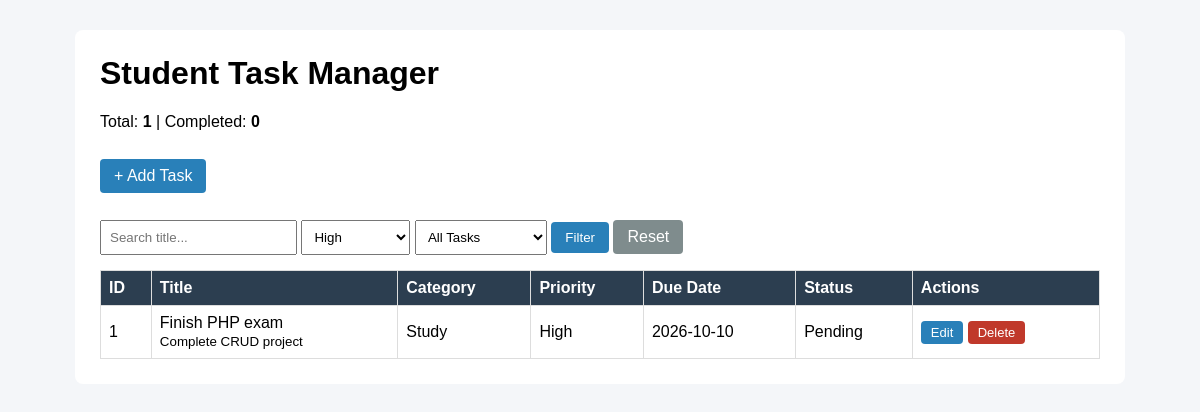
/index.php?priority=High, run on the app's committed database.
### tables this page shows
CREATE TABLE IF NOT EXISTS `tasks` (
  `id` int NOT NULL AUTO_INCREMENT,
  `title` varchar(150) NOT NULL,
  `description` text,
  `category` varchar(50) DEFAULT NULL,
  `priority` varchar(20) DEFAULT NULL,
  `due_date` date DEFAULT NULL,
  `completed` tinyint(1) DEFAULT '0',
  `created_at` datetime DEFAULT CURRENT_TIMESTAMP,
  PRIMARY KEY (`id`)
);

### functions.php (called while the page is built, shortened)
<?php
function e($value)
{
    return htmlspecialchars($value ?? '', ENT_QUOTES, 'UTF-8');
}
function isOverdue($dueDate, $completed)
{
    return $completed == 0 && $dueDate < date('Y-m-d');
}

### index.php (the view, shortened to what this page needs)
<?php
require 'db.php';
require 'functions.php';
$search = trim($_GET['search'] ?? '');
$filterPriority = $_GET['priority'] ?? '';
$sql = "SELECT * FROM tasks WHERE 1=1";
$params = [];
if ($filterPriority !== '') {
    $sql .= " AND priority = :priority";
    $params[':priority'] = $filterPriority;
}
$sql .= " ORDER BY due_date ASC";
$stmt = $pdo->prepare($sql);
$stmt->execute($params);
$tasks = $stmt->fetchAll();
$totalTasks = count($tasks);
$completedCount = 0;
?>
<!DOCTYPE html>
<html lang="en">
<head>
    <link rel="stylesheet" href="style.css">
</head>
<body>
<div class="container">
    <h1>Student Task Manager</h1>
    <p>Total: <strong><?= $totalTasks ?></strong> |
       Completed: <strong><?= $completedCount ?></strong></p>
    <a href="create.php" class="btn">+ Add Task</a>
    <form method="GET" action="index.php" class="filter">
        <input type="text" name="search" placeholder="Search title..." value="<?= e($search) ?>">
        <select name="priority">
            <?php foreach (['Low', 'Medium', 'High'] as $p): ?>
                <option value="<?= $p ?>" <?= $filterPriority === $p ? 'selected' : '' ?>><?= $p ?></option>
            <?php endforeach; ?>
        </select>
        <select name="status">
            <option value="">All Tasks</option>
        </select>
        <button type="submit" class="btn">Filter</button>
        <a href="index.php" class="btn gray">Reset</a>
    </form>
    <table>
        <tr>
            <th>ID</th><th>Title</th><th>Category</th><th>Priority</th>
            <th>Due Date</th><th>Status</th><th>Actions</th>
        </tr>
        <?php foreach ($tasks as $task): ?>
            <tr class="<?= isOverdue($task['due_date'], $task['completed']) ? 'overdue' : '' ?>">
                <td><?= e($task['id']) ?></td>
                <td>
                    <?= e($task['title']) ?><br>
                    <small><?= e($task['description']) ?></small>
                </td>
                <td><?= e($task['category']) ?></td>
                <td><?= e($task['priority']) ?></td>
                <td><?= e($task['due_date']) ?></td>
                <td><?= $task['completed'] ? 'Done' : 'Pending' ?></td>
                <td>
                    <a href="edit.php?id=<?= (int)$task['id'] ?>" class="btn small">Edit</a>
                    <form method="POST" action="delete.php" style="display:inline"
                          onsubmit="return confirm('Delete this task?');">
                        <button type="submit" class="btn small red">Delete</button>
                    </form>
                </td>
            </tr>
        <?php endforeach; ?>
    </table>
</div>
</body>
</html>

### style.css (style rules this page uses)
body { font-family: Arial, sans-serif; background: #f4f6f9; margin: 0; }
.container { max-width: 1000px; margin: 30px auto; background: #fff; padding: 25px; border-radius: 8px; }
h1 { margin-top: 0; }
table { width: 100%; border-collapse: collapse; margin-top: 15px; }
th, td { border: 1px solid #ddd; padding: 8px; text-align: left; }
th { background: #2c3e50; color: #fff; }
input[type=text], input[type=date], textarea, select { width: 100%; padding: 8px; box-sizing: border-box; margin-top: 4px; }
.btn { display: inline-block; background: #2980b9; color: #fff; padding: 8px 14px; border: none; border-radius: 4px; text-decoration: none; cursor: pointer; margin-top: 12px; }
.btn.gray { background: #7f8c8d; }
.btn.red { background: #c0392b; }
.btn.small { padding: 4px 10px; margin-top: 0; font-size: 13px; }
.filter { margin-top: 15px; }
.filter input, .filter select { width: auto; display: inline-block; }

### data on the page
tasks: id "1", title "Finish PHP exam", description "Complete CRUD project", category "Study", priority "High", due_date "2026-10-10", completed "Pending"

### other printed values
$totalTasks "1"
$completedCount "0"
form field priority "High"
